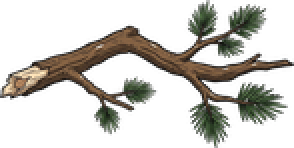
#> input picture klapperkiste/assets/karte/objekte/ast.png, 147 x 74 px, given in place of schrottplatz.jpg, which was not available (shown 2 times larger)
$ python schrottplatz_einpassen.py
#> lines starting #> are read from the running program, lines starting #| are printed output that depends on the picture
### klapperkiste/tools/teilwerk.py
"""Werkzeug für Klapperkiste-Teile.

Drei Befehle:

  vorlagen   Raster-Vorlagen für jede Teile-Kategorie (Seite + Draufsicht) und
             den Gesamtplan des Autos erzeugen.
  einpassen  Ein generiertes oder gemaltes Bild freistellen, zuschneiden und
             exakt auf die Rastergröße seiner Kategorie bringen.
  bauen      Fertige Teile probeweise zu einem Auto zusammensetzen, um zu
             prüfen, ob alles zusammenpasst.
  blatt      Doppelbild mit Seitenansicht (oben) und Draufsicht (unten)
             trennen und beide Ansichten einpassen.
  karosserie Ganze Karosserie (Doppelbild) auf Norm bringen und an den
             Nähten in hinten, Mitte und vorne schneiden.
  geliefert  Lieferstand (alle Teile unter assets/teile/) für die
             Prompt-Liste in design/geliefert.js schreiben.

Beispiele:
  python klapperkiste/tools/teilwerk.py vorlagen
  python klapperkiste/tools/teilwerk.py einpassen roh.png motor seite motor_seite.png
  python klapperkiste/tools/teilwerk.py blatt roh_blatt.png maeher motor
  python klapperkiste/tools/teilwerk.py bauen seite auto.png rahmen=a.png motor=b.png radH=c.png
"""

from __future__ import annotations

import argparse
import base64
import io
import json
import os
import sys

from PIL import Image, ImageChops, ImageDraw, ImageFont

ROOT = os.path.normpath(os.path.join(os.path.dirname(__file__), ".."))
RASTER_PATH = os.path.join(ROOT, "assets", "raster.json")
VORLAGEN_DIR = os.path.join(ROOT, "assets", "vorlagen")

INK = (29, 39, 48, 255)
GRID = (201, 211, 214, 255)
KANTE = (224, 75, 58, 255)
PAPIER = (255, 255, 255, 255)

# Farben für Platzhalter im Gesamtplan
FARBEN = {
    "rahmen": (201, 138, 75), "rad": (38, 43, 48), "motor": (224, 75, 58),
    "energie": (47, 111, 176), "sitz": (47, 143, 136), "lenkung": (111, 143, 166),
    "vorderbau": (242, 182, 50), "vorne": (159, 215, 232), "heck": (140, 153, 163),
    "achse": (93, 78, 66), "licht": (255, 236, 150), "hupe": (214, 170, 60),
    "karosserie_hinten": (127, 207, 174), "karosserie_mitte": (127, 207, 174),
    "karosserie_vorne": (127, 207, 174),
}


def lade_raster(pfad: str = RASTER_PATH) -> dict:
    with open(pfad, encoding="utf-8") as f:
        return json.load(f)


# [5 lines left out: function box_px, not called in this run]


SCHRIFTEN = [
    "/usr/share/fonts/truetype/dejavu/DejaVuSans.ttf",
    "/Library/Fonts/Arial Unicode.ttf",
    "C:/Windows/Fonts/arial.ttf",
]


# [23 lines left out: functions _schrift, _farbmaske, _erstes_pixel, not called in this run]


def freistellen(bild: Image.Image, toleranz: int = 40, inseln: bool = True) -> Image.Image:
    """Macht den Hintergrund transparent.

    Hat das Bild schon Transparenz, bleibt es unverändert. Sonst wird von den
    vier Ecken aus die Hintergrundfarbe weggefüllt. Mit inseln=True werden
    zusätzlich eingeschlossene Hintergrund-Flächen mittlerer Größe entfernt
    (z. B. das Innere einer Seilschlaufe). Winzige Flächen (Glanzlichter) und
    sehr große (weiße Bauteile) bleiben erhalten.
    """
    bild = bild.convert("RGBA")
    if bild.getchannel("A").getextrema()[0] < 250:
        return bild
    rgb = bild.convert("RGB")
    markierung = (1, 254, 3)
    b, h = rgb.size
    grundfarbe = rgb.getpixel((0, 0))
    for ecke in [(0, 0), (b - 1, 0), (0, h - 1), (b - 1, h - 1)]:
        if rgb.getpixel(ecke) != markierung:
            ImageDraw.floodfill(rgb, ecke, markierung, thresh=toleranz)

    if inseln:
        pruefen, behalten = (254, 1, 252), (2, 3, 251)
        nah = ImageChops.difference(bild.convert("RGB"), Image.new("RGB", (b, h), grundfarbe))
        nah = nah.convert("L").point(lambda v: 255 if v <= toleranz // 2 else 0)
        kandidat = ImageChops.subtract(nah, _farbmaske(rgb, markierung))
        flaeche_min, flaeche_max = max(150, b * h // 2000), b * h // 25
        for _ in range(3000):
            start = _erstes_pixel(kandidat)
            if not start:
                break
            ImageDraw.floodfill(rgb, start, pruefen, thresh=toleranz)
            gebiet = _farbmaske(rgb, pruefen)
            kandidat = ImageChops.subtract(kandidat, gebiet)
            weg = flaeche_min <= gebiet.histogram()[255] <= flaeche_max
            ImageDraw.floodfill(rgb, start, markierung if weg else behalten, thresh=0)

    bild.putalpha(ImageChops.invert(_farbmaske(rgb, markierung)))
    return bild


# [161 lines left out: functions drehen, rot_entsaettigen, _nabe_mittig, einpassen, blatt_teilen, kappen and 1 more, not called in this run]


# --- Karosserie ----------------------------------------------------------------

KAROSSERIE_TEILE = ("hinten", "mitte", "vorne")


# [338 lines left out: functions _ausdehnung, _naht_mass, _normieren, karosserie_schneiden, karosserie_platzhalter, _raster_linien and 6 more, not called in this run]


# --- Lieferstand für die Prompt-Liste -------------------------------------------

TEILE_DIR = os.path.join(ROOT, "assets", "teile")
GELIEFERT_JS = os.path.join(ROOT, "design", "geliefert.js")
TEILE_JS = os.path.join(ROOT, "design", "teile.js")


# [158 lines left out: functions lieferstand, _data_uri, schreibe_lieferstand, main, not called in this run]


# [2 lines that do not run on import are left out]

### klapperkiste/tools/einmalig/schrottplatz_einpassen.py
"""Einmalige Bearbeitung: Schrottplatz (Ort, 26 m breit) für die Karte.

Freistellen, auf das Bild zuschneiden (7, 53, 783, 1168) und auf 26 m (832 px)
bringen, weiße Reste am Weg entfernen und den Weg unten auslaufen lassen.
Zaun, Wracks, Bagger und Hütte sind in design/kartenprobe.html in Bildpixeln
dieses Ausschnitts vermessen und werden dort umgerechnet.

Aufruf:
  python klapperkiste/tools/einmalig/schrottplatz_einpassen.py
"""

from __future__ import annotations

import os
import sys

from PIL import Image

sys.path.insert(0, os.path.join(os.path.dirname(__file__), ".."))
import objekt  # noqa: E402
import teilwerk  # noqa: E402


def main() -> int:
    roh = Image.open(os.path.join(objekt.OBJEKT_DIR, "roh", "schrottplatz.jpg"))
#> roh is the input picture: PIL image 147x74 RGBA; mean R, G, B, A 30.3, 28.7, 23.2, 71.6
    f = teilwerk.freistellen(roh, inseln=False)
    f = f.crop((7, 53, 783, 1168))
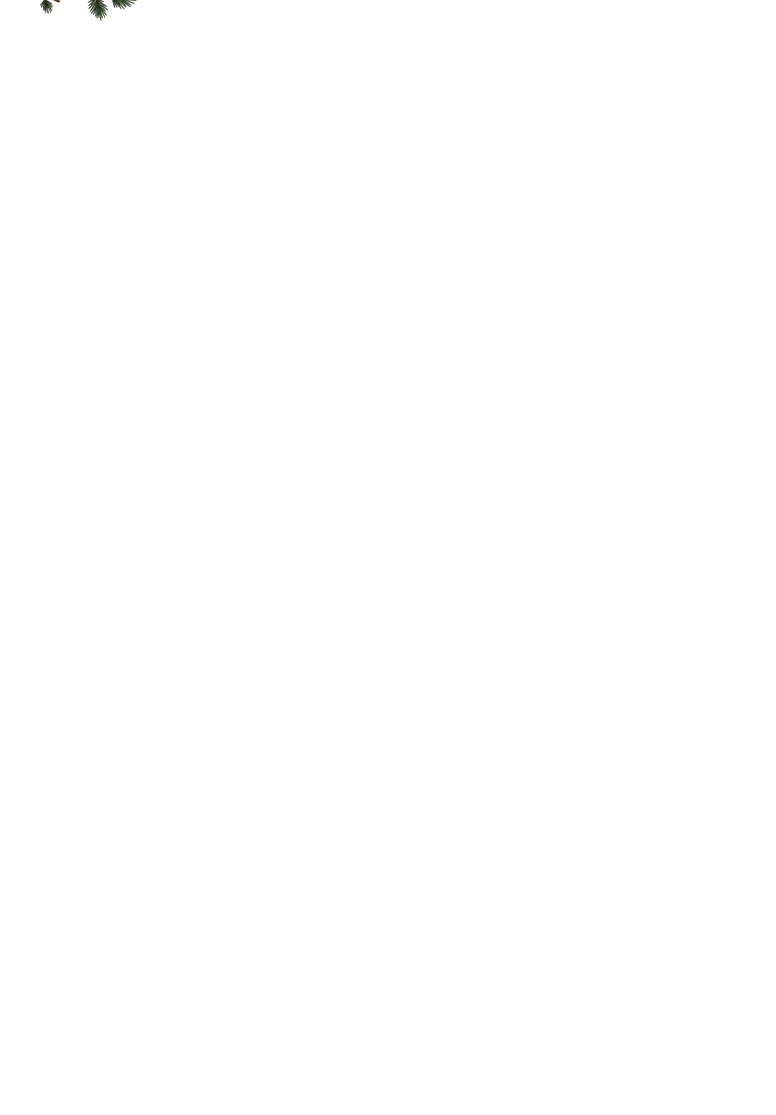
#> f: PIL image 776x1115 RGBA; mean R, G, B, A 0.1, 0.1, 0.1, 0.1; transparent parts drawn white
    f = f.resize((26 * 32, round(f.height * 26 * 32 / f.width)), Image.LANCZOS)
#> f: PIL image 832x1195 RGBA
    # weiße Reste am Weg entfernen und den Weg unten weich auslaufen lassen (3 m)
    px = f.load()
    for y in range(f.height * 3 // 4, f.height):
        for x in range(f.width):
            r, g, b, a = px[x, y]
            if a and min(r, g, b) > 175 and max(r, g, b) - min(r, g, b) < 40:
                px[x, y] = (r, g, b, 0)
    aus = 3 * 32
    for y in range(f.height - aus, f.height):
        k = (f.height - y) / aus
        for x in range(f.width):
            r, g, b, a = px[x, y]
            px[x, y] = (r, g, b, round(a * k))
    ziel = os.path.join(objekt.OBJEKT_DIR, "schrottplatz.png")
    f.save(ziel)
    print(os.path.relpath(ziel), f.size)
#| ../../assets/karte/objekte/schrottplatz.png (832, 1195)
    return 0


if __name__ == "__main__":
    sys.exit(main())
#> (the program exits here)

$ run again, on klapperkiste/assets/karte/objekte/foersterhuette.png
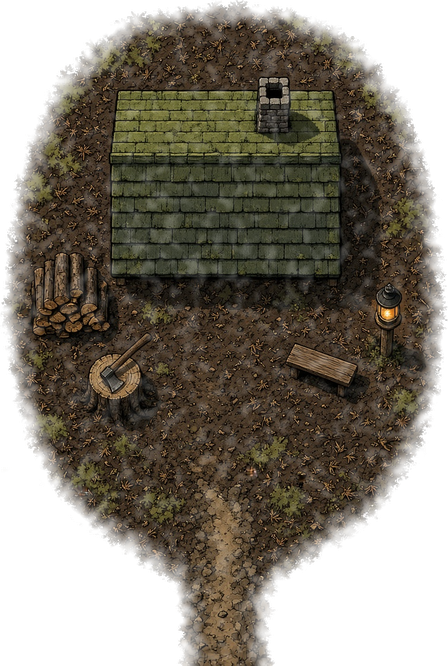
#> input picture klapperkiste/assets/karte/objekte/foersterhuette.png, 448 x 666 px, given in place of schrottplatz.jpg, which was not available
#> in main, roh is the input picture: PIL image 448x666 RGBA; mean R, G, B, A 49.9, 42.7, 30.2, 161.1
#> in main, `f = f.crop((7, 53, 783, 1168))`:
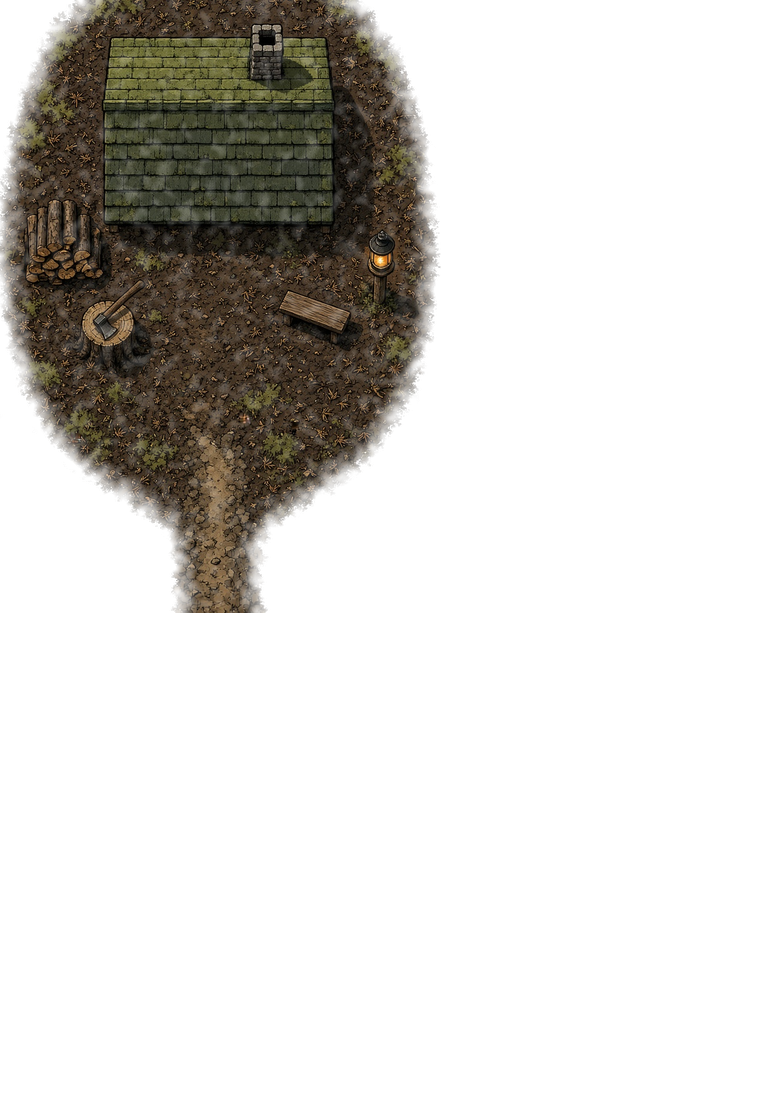
#> f: PIL image 776x1115 RGBA; mean R, G, B, A 16.1, 13.8, 9.7, 53.6; transparent parts drawn white
#| ../../assets/karte/objekte/schrottplatz.png (832, 1195)
